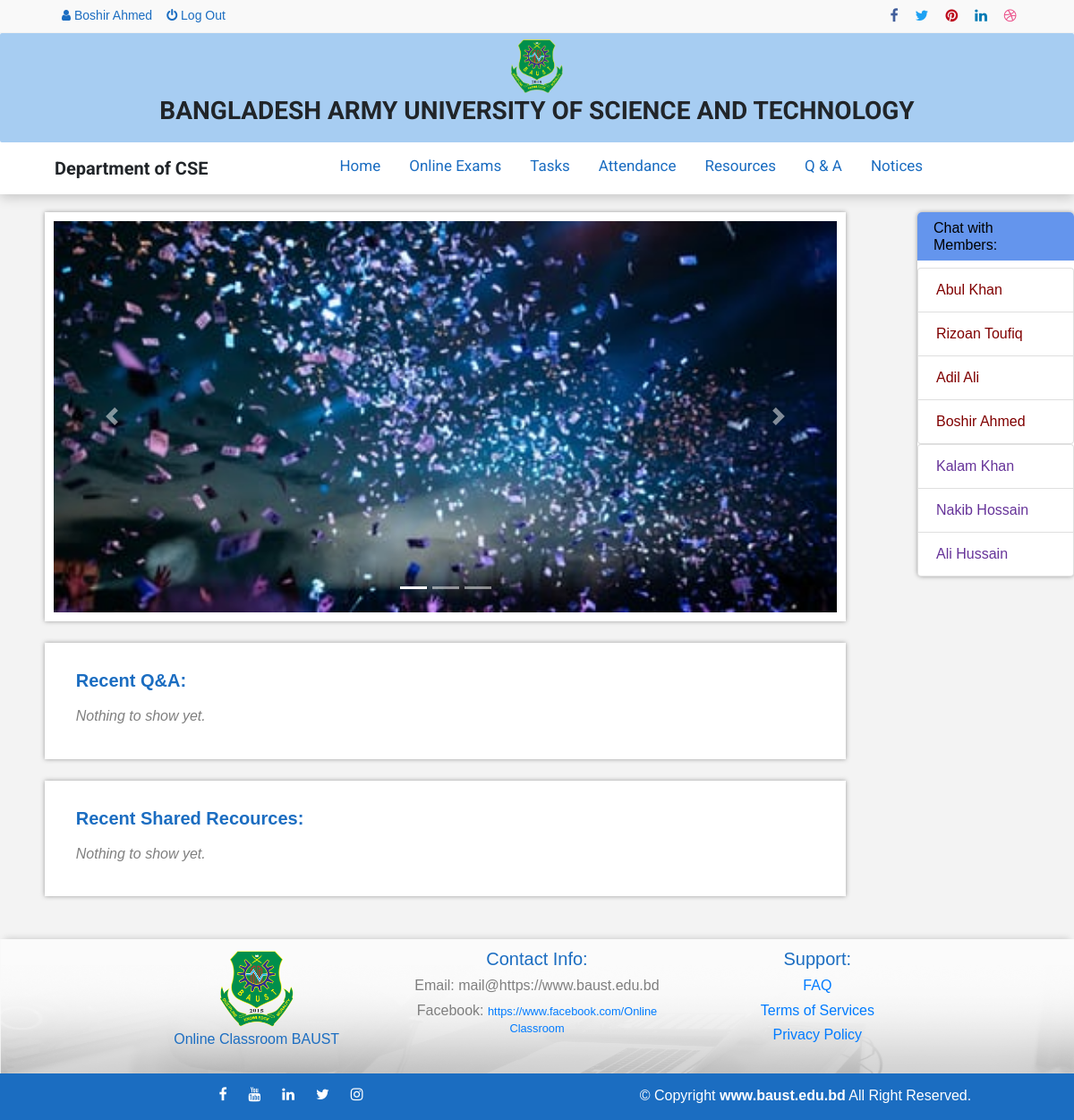
The page /index.php (signed in) on the database its author committed.
### tables this page shows
CREATE TABLE `teacher_register` (
  `id` int(11) NOT NULL,
  `name` varchar(100) NOT NULL,
  `email` varchar(100) NOT NULL,
  `designation` varchar(100) NOT NULL,
  `password` varchar(100) NOT NULL,
  `approved` int(11) NOT NULL
);

CREATE TABLE `student_register` (
  `id` int(11) NOT NULL,
  `email` varchar(100) NOT NULL,
  `name` varchar(100) NOT NULL,
  `roll` varchar(100) NOT NULL,
  `class` varchar(100) NOT NULL,
  `section` varchar(10) NOT NULL,
  `password` varchar(100) NOT NULL,
  `approved` int(11) NOT NULL
);

### inc/chatbar.php (the view, shortened to what this page needs)
<?php
require_once('./db.php');
if(!empty($user)){?>
			<div class="col-md-2">
				<div class="box2nd95" style="">
					<h6 class="box2ndHeader">Chat with Members:</h6>
					<div class="list-group" style="max-height: 300px;position: relative; overflow-y: scroll;">
					<?php
						$qr= mysqli_query($con, "SELECT * FROM teacher_register ORDER BY id DESC");
						while($row=mysqli_fetch_array($qr)){
							$name = $row['name'];
							$email = $row['email'];
					?>
					  <a href="chat.php?username=<?php echo $email ?>" class="list-group-item list-group-item-action"><span style="color: maroon;"><?php echo $name; ?></span></a>
					 <?php
						}
					 ?>
					</div>
					<div class="list-group" style="max-height: 300px;position: relative; overflow-y: scroll;">
					<?php
						$qr= mysqli_query($con, "SELECT * FROM student_register ORDER BY id DESC");
						while($row=mysqli_fetch_array($qr)){
							$name = $row['name'];
							$email = $row['email'];
					?>
					  <a href="chat.php?username=<?php echo $email ?>" class="list-group-item list-group-item-action"><span style="color: RebeccaPurple;"><?php echo $name; ?></span></a>
					 <?php
						}
					 ?>
					</div>
				</div>
			</div>
		<?php } ?>

### inc/top.php (shortened to what this page needs)
<?php
	require_once('db.php');
	$user = "";
	if(isset($_SESSION['teacher'])){
		$user = $_SESSION['teacher'];
		$qr = mysqli_query($con, "SELECT * FROM teacher_register WHERE email = '$user'");
		$row = mysqli_fetch_array($qr);
		$name = $row['name'];
	}
	if(isset($name))$url_name = str_replace(" ", "-", $name);
?>
<!DOCTYPE html>
<html>
<head>
	<link href="https://fonts.maateen.me/kalpurush/font.css" rel="stylesheet">
	<link rel="stylesheet" href="https://stackpath.bootstrapcdn.com/bootstrap/4.3.1/css/bootstrap.min.css">
	<link rel="stylesheet" type="text/css" href="css/index.css">
	<link rel="stylesheet" href="https://cdnjs.cloudflare.com/ajax/libs/font-awesome/4.7.0/css/font-awesome.min.css">
</head>
<body>
	<div class="top">
		<div class="top_one">
			<div class="container">
			<div class="row uppr">
		      <div class="col-md-5 col-sm-6">
		        <div class="top-address uppernav">
				<?php
					if(!empty($user)){
				?>
				<a href="profile.php?name=<?php echo $url_name;?>" class=""><i class="fa fa-user"></i> <?php echo $name;?></a>
				<a href="logout.php"><i class="fa fa-power-off"></i> Log Out</a>
				<?php
					}
					else{
				?>
		          <a href="login.php" class=""><i class="fa fa-user"></i> Login</a>
			  	  <a href="signup.php">Sign Up</a>
				<?php
					}
				?>
		        </div>
		      </div>
		      <div class="col-md-3 col-sm-3">
		      </div>
		      <div class="col-md-4 col-sm-3">
		        <div class="top-right-menu">
		          <ul class="social-icons text-right">
		            <li><a class="facebook social-icon" href="javascript:void(0)" title="Facebook"><i class="fa fa-facebook"></i></a></li>
		            <li><a class="twitter social-icon" href="javascript:void(0)" title="Twitter"><i class="fa fa-twitter"></i></a></li>
		            <li><a class="pinterest social-icon" href="javascript:void(0)" title="pinterest"><i class="fa fa-pinterest"></i></a></li>
		            <li><a class="linkedin social-icon" href="javascript:void(0)" title="linkedin"><i class="fa fa-linkedin"></i></a></li>
		            <li><a class="dribbble social-icon" href="javascript:void(0)" title="Dribbble"><i class="fa fa-dribbble"></i></a></li>
		          </ul>
		        </div>
		      </div>
		    </div>
		 </div>
		</div>
		<div>
	      <div class="uniName">
			<center><img class="logo" src="img/logo.png" ></center>
			<h3 style="text-align: center; font-weight: bold;">BANGLADESH ARMY UNIVERSITY OF SCIENCE AND TECHNOLOGY</h3>
	      </div>
		</div>
		 <div class="container top_three">
			<div class="topnav" id="myTopnav">
			  <a><b class="logo2">Department of CSE</b></a>
              <a href="index.php" class="nav_content">Home</a>
              <a href="online_exams.php" class="nav_content">Online Exams</a>
              <a href="tasks.php" class="nav_content">Tasks</a>
			  <a href="attendance.php" class="nav_content">Attendance</a>
			  <a href="resource.php" class="nav_content">Resources</a>
			  <a href="qa.php" class="nav_content">Q & A</a>
			  <a href="notice.php" class="nav_content">Notices</a>
			</div>
		</div>
	</div>

### css/index.css (style rules this page uses)
body { position: relative; min-height: 100%; width: 100%; overflow-x: hidden; margin: 0; font-family: 'Roboto', "Kalpurush", sans-serif !important; background-color: #f3f3f3; }
html { scroll-behavior: smooth; }
.box2nd95 { background: white; width: 100%; padding: 0px; -moz-box-shadow: 0 0 5px #999; -webkit-box-shadow: 0 0 5px #999; box-shadow: 0 0 5px #999; font-family: Helvetica; border-radius: 5px; transition: 0.5s; }
.box2ndHeader { background-color: #6495ed; color: #000; padding: 8px 18px; border-radius: 5px 5px 0px 0px; }
.logo { margin-top: -5px; height: 65px; }
.logo2 { margin-right: 200px; margin-top: -5px; font-size: 20px; }
.top_one { background: #f9f9f9; border-bottom: 1px solid #f2f2f2; padding: 6px 0; }
.uppr { width: 99.5%; margin-left: 0.1%; }
.top { z-index: 10; box-shadow: 0px 3px 13px 0px rgba(0, 0, 0, 0.2); background: white; top: 100; width: 100%; }
.top-right-menu ul.social-icons { margin: 0; padding: 0; }
.top-right-menu ul.social-icons li { display: inline-block; margin-left: 15px; position: relative; }
.top-right-menu ul.social-icons li a { display: inline-block; text-decoration: none; -webkit-transition: all 0.2s ease-in-out; transition: all 0.2s ease-in-out; font-size: 15px; }
.top-address p a, .top-right-menu ul.social-icons li a, .top-address p span { font-size: 16px; }
.facebook.social-icon { color: #415e9b; }
.twitter.social-icon { color: #1da1f3; }
.pinterest.social-icon { color: #bd081b; }
.linkedin.social-icon { color: #007bb5; }
.dribbble.social-icon { color: #eb4d88; }
.uppernav { overflow: hidden; z-index: 100000; }
.uppernav a { float: left; display: block; color: #1b6dc1; text-align: center; padding: 1px 8px; text-decoration: none; font-size: 14px; font-family: Helvetica; }
.topnav { overflow: hidden; background-color: #fff; z-index: 100000; }
.topnav a { float: left; display: block; color: #1b6dc1; text-align: center; padding: 14px 16px; text-decoration: none; font-size: 17px; }
.uniName { background: #a7cdf2; border-radius: 2px; padding: 10px; }
@media screen and (max-width: 1280px) { .logo2 { margin-right: 250px; margin-top: -5px; height: 35px; } }
@media screen and (max-width: 1200px) { .logo2 { margin-right: 115px; margin-top: -5px; height: 35px; } }

### rows shown on the page
teacher_register: name "Boshir Ahmed"
teacher_register: name "Abul Khan"
teacher_register: name "Rizoan Toufiq"
teacher_register: name "Adil Ali"
student_register: name "Kalam Khan"
student_register: name "Nakib Hossain"
student_register: name "Ali Hussain"
